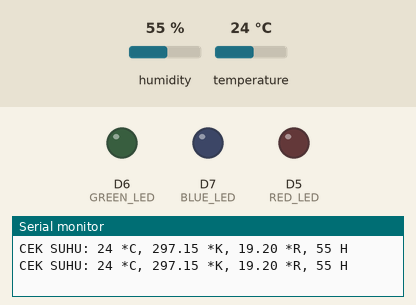
Recording of a program running on a simulated ESP8266 (NodeMCU). Shown: output pins drawn as LEDs (lit = HIGH), the last lines printed to the serial monitor. Dashed ring = blinking. Inputs (shaded band) come from the test bench; at power-on: temperature 24 °C, humidity 55 %.

Above: at 2.3 s.
2.4 s: temperature set to 12 °C
At 3.17 s:
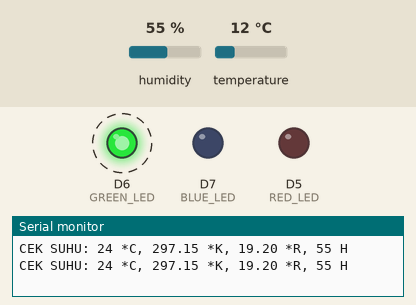
7.5 s: temperature set to 28 °C
At 10.0 s:
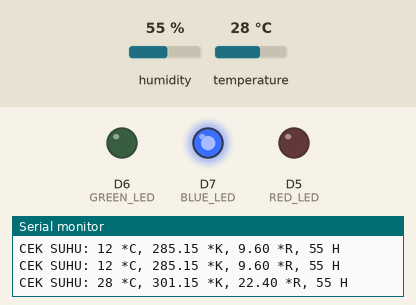
10.3 s: temperature set to 25 °C
12.4 s: temperature set to 22 °C
At 13.51 s:
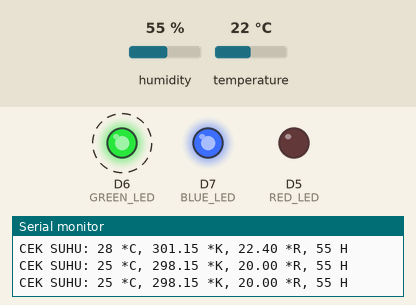
17.5 s: temperature set to 33 °C
At 17.5 s:
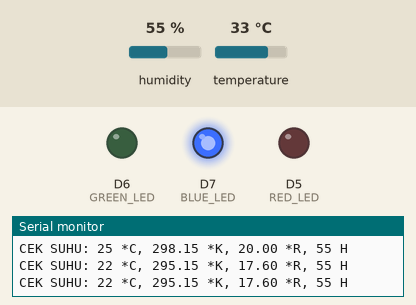
Timing chart, 0 to 20.5 s (numbered marks = the images above; inputs shaded):
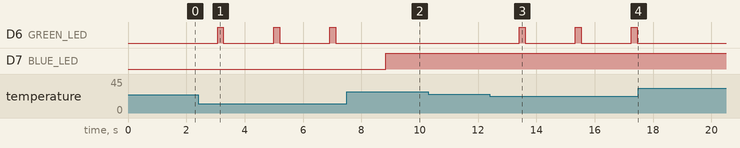

Measured:
- the behaviour switches between 24 and 23 °C on temperature (found by bisection; images 2 and 3)
- after the input at 2.4 s, D6 (GREEN_LED): alternates HIGH for 0.20 s and LOW for 1.7 s, starting after 0.67 s
- after the input at 7.5 s, D6 (GREEN_LED): stays LOW (without the input it goes to HIGH after 1.3 s); D7 (BLUE_LED): LOW → HIGH after 1.3 s
- after the input at 12.4 s, D6 (GREEN_LED): alternates HIGH for 0.20 s and LOW for 1.7 s, starting after 1.0 s
- after the input at 17.5 s, D6 (GREEN_LED): stays LOW (without the input it goes to HIGH after 1.7 s)

The program:

main.cpp
```cpp
#include <Arduino.h>
#include <SimpleDHT.h>

#define pinDHT 7
#define RED_LED D5   // led warna merah
#define GREEN_LED D6 // led warna hijau
#define BLUE_LED D7  // led warnah biru // SD3 pin signal sensor DHT

byte temperature = 0;
byte humidity = 0;

SimpleDHT11 dht11(D1); // instan sensor dht11

void KelembabanSuhu()
{
  int err = SimpleDHTErrSuccess;

  if ((err = dht11.read(&temperature, &humidity, NULL)) != SimpleDHTErrSuccess)
  {
    Serial.print("Pembacaan DHT11 gagal, err=");
    Serial.println(err);
    delay(1000);
    return;
  }
  if  ((int)temperature < 24){
    digitalWrite(GREEN_LED, HIGH);
    delay(200);
    digitalWrite(GREEN_LED, LOW);
    delay(200);
  }
  else if  ((int)temperature < 32 && (int)temperature > 24){
    digitalWrite(BLUE_LED, HIGH);
  }
  else if((int)temperature > 32){
    digitalWrite(RED_LED, HIGH);
    digitalWrite(RED_LED, LOW);
    delay(200);
  }
  Serial.print("CEK SUHU: ");
  Serial.print((int)temperature);

  Serial.print(" *C, ");
  Serial.print((double)temperature + 273.15);

  Serial.print(" *K, ");
  Serial.print((int)temperature * 0.8);

  Serial.print(" *R, ");
  Serial.print((int)humidity);
  Serial.println(" H");
  delay(1500);
}
void setup()
{
  Serial.begin(115200);
  pinMode(RED_LED, OUTPUT); //atur pin-pin digital sebagai output
  pinMode(GREEN_LED, OUTPUT);
  pinMode(BLUE_LED, OUTPUT);
}

void loop()
{
  KelembabanSuhu();
}
```
